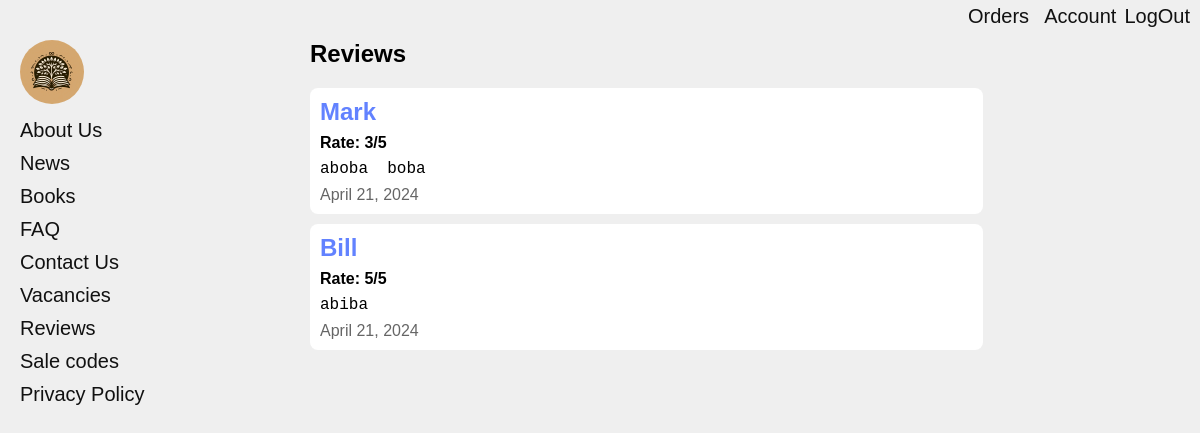
The page /reviews/ on the database as committed earlier.
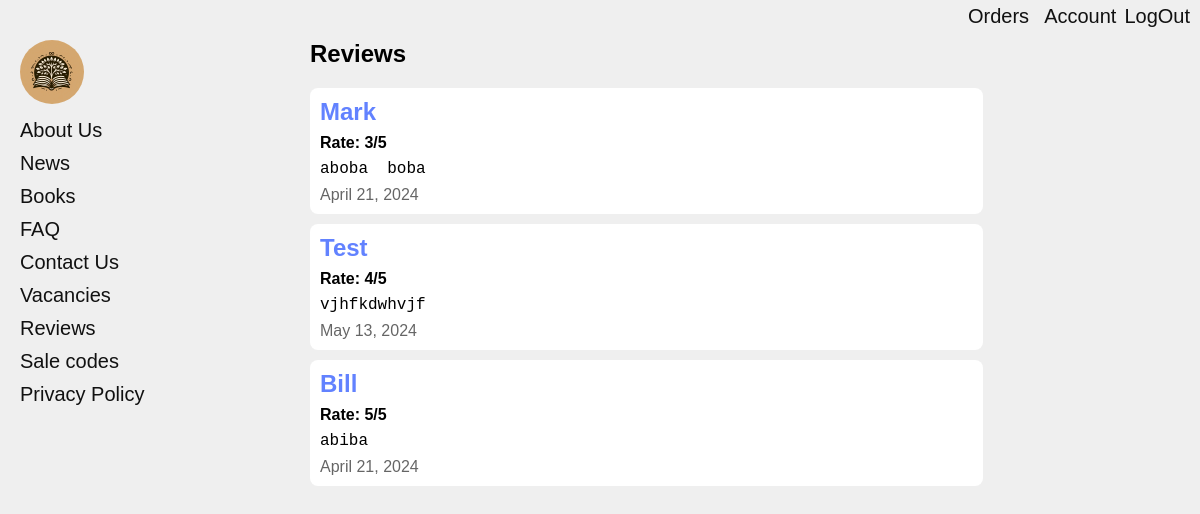
The same page on the database as committed later.
### app/app_models/customerModel.py (models this page shows, shortened)
class CustomerReview(BaseModel):
    user = models.ForeignKey(
        Customer, on_delete=models.CASCADE, help_text='Reviewer')
    rate = models.PositiveSmallIntegerField(help_text='Rate (0-5)')
    text = models.TextField(help_text='Review\'s text')
    class Meta:
        db_table = 'customer_reviews_table'
        ordering = ['rate']

class Customer(BaseModel):
    name = models.CharField(max_length=50, help_text='Name')
    phone = models.CharField(max_length=13, unique=True,
                             help_text='Phone number')
    email = models.EmailField(
        unique=True, help_text='Email')
    password = models.CharField(
        max_length=300, help_text='Password')
    class Meta:
        db_table = 'customers_table'
        ordering = ['name']

### app/views/reviewView.py (the view, shortened to what this page needs)
# urls.py: path('reviews/', reviewView.ReviewView.as_view(), name='reviews'),
class ReviewView(View):
    template_name = 'review.html'
    def get_user(self, request):
        return request.session.get('user'), request.session.get('role')
    def get(self, request):
        email, role = self.get_user(request)
        return render(request, self.template_name, {'role': role, 'email': email,
                                                    'reviews': UserService.get_reviews(), 'form': None, 'action': None})

### app/repositories/userRepository.py (called while the page is built)
    @staticmethod
    def get_reviews():
        try:
            return CustomerReview.objects.all()
        except:
            return None

### app/services/userService.py (called while the page is built)
    @staticmethod
    def get_reviews():
        return UserRepository.get_reviews()

### app/templates/review.html (shortened to what this page needs)
{% extends "base.html" %}
{% load static %}
{% block styles %}
<link rel="stylesheet" href="{% static "css/review.css" %}" />
{% endblock %}
{% block content %}
<div>
  {% if form is None %}
      {% if reviews %}
	  	<h2 style="margin-bottom: 20px;">Reviews</h2>
	  	{% for rev in reviews %}
			<div class="rev_card">
				<div>
					<h2>{{rev.user.name}}</h2>
					<h4>Rate: {{rev.rate}}/5</h4>
					<pre>{{rev.text}}</pre>
					<p>{{rev.updated_at.date}}</p>
				</div>
			</div>
		{% endfor %}
	  {% else %}
	  	<h2>No Reviews...</h2>
	  {% endif %}
  {% endif %}
</div>
{% endblock %}

### app/templates/base.html (shortened to what this page needs)
<!DOCTYPE html>
{% load static %}
<html lang="en">
    {% block styles %}{% endblock %}
    <link rel="stylesheet" href="{% static "css/global.css" %}" />
  </head>
  <body>
    {% block sidebar %}
    <div class="router">
      <a href="{% url 'main' %}">
        <img src="{% static "images/logo.jpg" %}" width="64" height="64"
        alt="BOOKY" style="border-radius: 999%;"/>
      </a>
      <a href="{% url 'about' %}">About Us</a>
      <a href="{% url 'news' %}">News</a>
      <a href="{% url 'catalog' %}">Books</a>
      <a href="{% url 'faq' %}">FAQ</a>
      <a href="{% url 'contacts' %}">Contact Us</a>
      <a href="{% url 'vacancies' %}">Vacancies</a>
      <a href="{% url 'reviews' %}">Reviews</a>
      <a href="{% url 'sale' %}">Sale codes</a>
      <a href="{% url 'policy' %}">Privacy Policy</a>
    </div>
    {% endblock %}
    {% block content %}{% endblock %}
    <div class="auth_btn">
      <div>
        {% if role != "usr" and role != "" %}
          <a href="{% url 'order' %}">Orders</a>
        {% endif %}
      </div>
      <div>
      {% if role == "" %}
        <a href="{% url 'signin' %}">SignIn</a> |
        <a href="{% url 'signup' %}">SignUp</a>
      {% else %}
        <a href="{% url 'account' %}">Account</a>
        <a href="{% url 'log-out' %}">LogOut</a>
      {% endif %}
      </div>
    </div>
  </body>
</html>

### app/static/css/review.css (style rules this page uses)
.rev_card { display: flex; justify-content: space-between; gap: 10px; padding: 10px; margin-bottom: 10px; background-color: #fff; border-radius: 8px; max-width: 75%; }
.rev_card > div { display: flex; flex-direction: column; gap: 8px; }
.rev_card > div > h2 { color: rgb(98, 130, 255); }
.rev_card > div > p { opacity: 0.6; }

### app/static/css/global.css (style rules this page uses)
* { margin: 0; padding: 0; }
body { font-size: 16px; padding: 20px; display: grid; grid-template-columns: 25% 75%; font-family: "Trebuchet MS", "Lucida Sans Unicode", "Lucida Grande", "Lucida Sans", Arial, sans-serif; background-color: #efefef; }
.router { grid-column: 1; margin-top: 20px; display: flex; flex-direction: column; gap: 10px; }
.auth_btn { position: absolute; top: 5px; right: 10px; padding: 5 12; display: flex; gap: 15px; }
.auth_btn > div { display: flex; gap: 8px; }
.router > a, .auth_btn > div > a { text-decoration: none; cursor: pointer; font-size: 20px; color: #111; }

Rows that differ between the two databases and show on the page:
added CustomerReview: user.name "Test", rate "4", text "vjhfkdwhvjf", updated_at "May 13, 2024"
